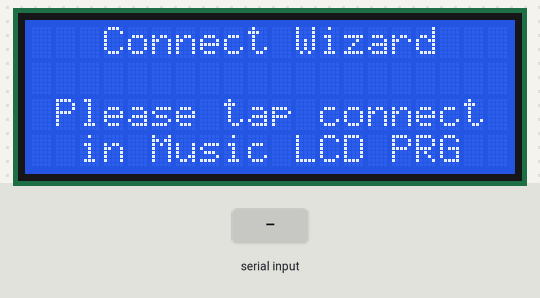
A sketch run on a simulated Arduino Uno, built with avr-gcc and run on an emulated ATmega328P. Parts: 20×4 character LCD. The test bench sets the inputs (shaded band). What the sketch prints to the serial monitor is not drawn.

Above: at 3.0 s.
3.1 s: ">1" received over Serial
At 4.0 s:
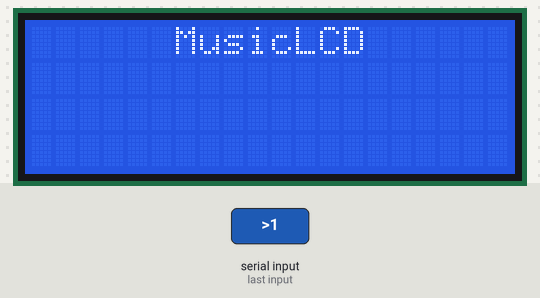
At 9.2 s:
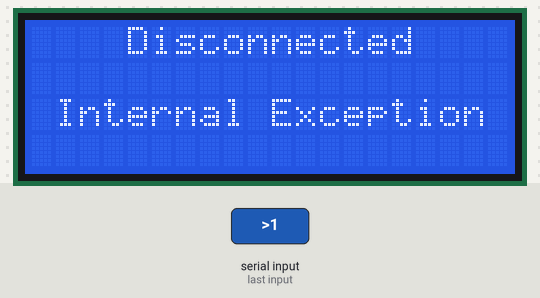
Timing chart, 0 to 10.6 s (numbered marks = the images above; inputs shaded):
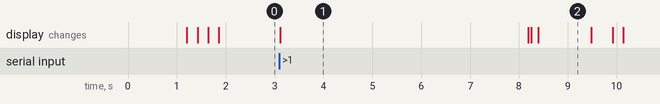

Measured:
- after the input at 3.1 s, the display: changes at once (image 1)
- what the display in image 1 shows lasts 5.1 s, from 3.1 s to 8.2 s
- what the display in image 2 shows lasts 1.1 s, from 8.4 s to 9.5 s

The sketch:

MusicLCD_ver_0.0.0.4_2004_BCSI2C.ino
```cpp
#include <LiquidCrystal_I2C.h>
#include <Wire.h>
LiquidCrystal_I2C lcd(0x27,20,4);
String input;
String Line1 = "";
String Line2 = "";
String Line1lastState;
String Line2lastState;
bool firstConnect = false;
bool connected = false;
unsigned long previousMillisOut = 0;
bool timeoutReached = false;
//for fucking experimental function don't fucking touch unles it couse problem then delete everything fucking fuck fuck
unsigned long previousMillis = 0;  // Stores the last time the function was executed
int scrollPosition = 0;             // Current position of the scrolling text
int scrollPosition1 = 0;
bool restartScroll = false;
bool restartScroll1 = false;          // Flag to indicate if scrolling should restart
unsigned long restartDelay = 4000; // Two-second delay in milliseconds for restarting scrolling
unsigned long restartMillis = 0;    // Stores the time when scrolling should restart
//fuck this shit it won't work
//oh fuck, it says done compiling, probably bc i didn't use any function using those variables
void setup() {
  Serial.begin(115200);
  Wire.begin();
  Wire.setClock(400000);
  lcd.init();
  lcd.init();
  lcd.backlight();
  lcd.setCursor(0,0);
  lcd.print("    FikuSystems     ");
  lcd.setCursor(0,1);
  lcd.print("     MusicLCD       ");
  lcd.setCursor(0,3);
  lcd.print("GitHub:  FikuSystems");
  delay(1000);
  displayMainScreen();
}

void loop() {
  if (connected) {
    if (millis() - previousMillisOut >= 5000 && !timeoutReached) {
      displayDisconnectScreenError();
      connected = false;
      Line1 = "";
      Line2 = "";
      timeoutReached = true; // Set the flag to true when timeout is reached
    }
  }
  scrollLine1();
  if (Serial.available() > 0 && !connected) {
    lcd.clear();
    lcd.setCursor(0, 0);
    lcd.print("      MusicLCD"      );
    previousMillisOut = millis(); // Reset the timeout
    timeoutReached = false; // Reset the timeout reached flag
    connected = true;
    String version = " V:0.0.0.4";
    String codeType = "T:BCS";
    Serial.println(codeType + version);
    firstConnect = true;
    delay(70);
  } else if (Serial.available() > 0 && connected) {
    previousMillisOut = millis(); // Reset the timeout
    timeoutReached = false; // Reset the timeout reached flag
    input = "";
    input = Serial.readString();
    delay(1);
    if(input.indexOf(">1") > 0 && input.indexOf(">2") > 0) {

      if(firstConnect) {
        firstConnect = false;
        input = "";
        lcd.clear();
        lcd.setCursor(0, 0);
        lcd.print("      MusicLCD"      );
      }

      Line1 = input.substring(0, input.indexOf(">1"));
      Line2 = input.substring(input.indexOf(">1") + 2, input.indexOf(">2"));

      if (Line1 != Line1lastState) {
        scrollPosition = 0;
        lcd.setCursor(0, 1);
        lcd.print("                    ");
        lcd.setCursor(0, 1);
        if (Line1.length() > 19) {
          lcd.print(Line1.substring(0, 20));
        } else {
          lcd.print(Line1);
        }
      }
      if (Line2 != Line2lastState && Line2 != "D*I^S$C)O%N#E%C&T") {
        lcd.setCursor(0, 2);
        lcd.print("                    ");
        lcd.setCursor(0, 2);
        if (Line2.length() > 19) {
          lcd.print(Line2.substring(0, 20));
        } else {
          lcd.print(Line2);
        }
      } else if (Line2 == "D*I^S$C)O%N#E%C&T") {
        displayDisconnectScreen();
      }
    }

  }

    Line1lastState = Line1;
    Line2lastState = Line2;
}

void displayDisconnectScreen() {

  lcd.clear();
  lcd.setCursor(0,0);
  delay(50);
  lcd.print("    Disconnected    ");
  delay(50);
  lcd.setCursor(0,1);
  lcd.print("                    ");
  delay(50);
  lcd.setCursor(0, 2);
  lcd.print("Display Disconnected");
  delay(50);
  lcd.setCursor(0, 3);
  lcd.print("                    ");
  delay(1000);
  displayMainScreen();
}
void displayDisconnectScreenError() {

  lcd.clear();
  lcd.setCursor(0,0);
  delay(50);
  lcd.print("    Disconnected    ");
  delay(50);
  lcd.setCursor(0,1);
  lcd.print("                    ");
  delay(50);
  lcd.setCursor(0, 2);
  lcd.print(" Internal Exception ");
  delay(50);
  lcd.setCursor(0, 3);
  lcd.print("                    ");
  delay(1000);
  displayMainScreen();
}
void displayMainScreen() {
  lcd.print("   Connect Wizard   ");
      delay(100);
  lcd.setCursor(0,1);
      delay(100);
  lcd.print("                    ");
      delay(100);
  lcd.setCursor(0, 2);
      delay(100);
  lcd.print(" Please tap connect ");
      delay(100);
  lcd.setCursor(0, 3);
      delay(100);
  lcd.print("  in Music LCD PRG  ");
}

void scrollLine1() {
   unsigned long currentMillis = millis();

  // Check if it's time to execute the function
  if (currentMillis - previousMillis >= 1000) {
    // Save the last time the function was executed
    previousMillis = currentMillis;

    // Call your function here
    scrollTextFromLine1();
    scrollTextFromLine2();
  }
}


void scrollTextFromLine1() {
  // Print the scrolling text
  if(Line1.length() > 20) {
    lcd.setCursor(0, 1);
    String Line1tmp = Line1 + "    ";
    if (Line1tmp.length() > scrollPosition + 20) {
      lcd.print(Line1tmp.substring(scrollPosition, scrollPosition + 20));
    } else {
      int tmpScrollPosition = Line1tmp.length() - scrollPosition;
      String tmpData = Line1tmp.substring(scrollPosition, Line1tmp.length()) + Line1.substring(0, 20 - tmpScrollPosition);
      lcd.print(tmpData);
    }
    // Increment scroll position
    scrollPosition++;

    // Check if reached end of the line
    if (scrollPosition >= Line1tmp.length()) {
      // Set scroll position to start
      scrollPosition = 0;
      // Set flag to restart scrolling with delay
      restartScroll = true;
      // Record the time when scrolling should restart
      restartMillis = millis() + restartDelay;
    }

    // Check if flag is set to restart scrolling with delay
    if (restartScroll && millis() >= restartMillis) {
      // Reset flag
      restartScroll = false;
    }
  }
}

void scrollTextFromLine2() {
  // Print the scrolling text
  if(Line2.length() > 20) {
    lcd.setCursor(0, 2);
    String Line1tmp = Line2 + "    ";
    if (Line1tmp.length() > scrollPosition1 + 20) {
      lcd.print(Line1tmp.substring(scrollPosition1, scrollPosition1 + 20));
    } else {
      int tmpScrollPosition = Line1tmp.length() - scrollPosition1;
      String tmpData = Line1tmp.substring(scrollPosition1, Line1tmp.length()) + Line2.substring(0, 20 - tmpScrollPosition);
      lcd.print(tmpData);
    }
    // Increment scroll position
    scrollPosition1++;

    // Check if reached end of the line
    if (scrollPosition1 >= Line1tmp.length()) {
      // Set scroll position to start
      scrollPosition1 = 0;
      // Set flag to restart scrolling with delay
      restartScroll1 = true;
      // Record the time when scrolling should restart
      restartMillis = millis() + restartDelay;
    }

    // Check if flag is set to restart scrolling with delay
    if (restartScroll1 && millis() >= restartMillis) {
      // Reset flag
      restartScroll1 = false;
    }
  }
}
```
